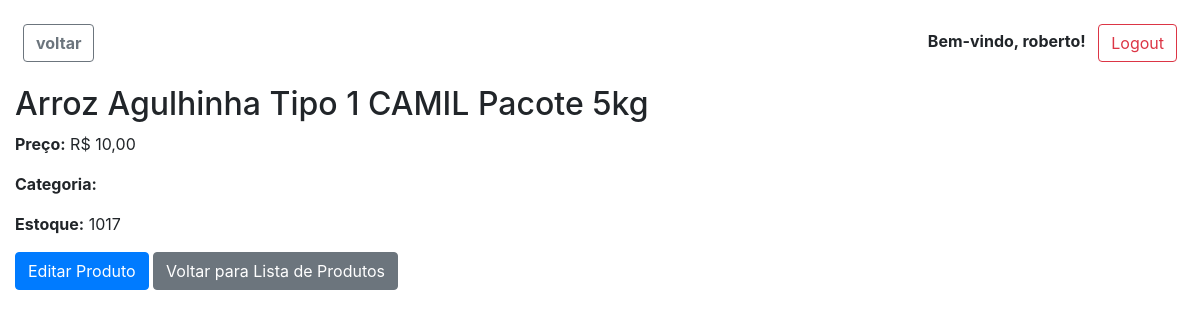
The app's page /pdvweb/produtos/2/ (signed in) with its own data.
### pdvweb/models.py (models this page shows, shortened)
class CustomUser(AbstractUser):
    nome = models.CharField(max_length=255, default=default_nome)
    telefone = models.CharField(max_length=20, blank=True, null=True)
    operador = models.OneToOneField(
        Operador, null=True, blank=True, on_delete=models.CASCADE)
    meus_operadores = models.ManyToManyField(
        Operador, related_name='meus_usuarios', blank=True)
    groups = models.ManyToManyField(
        Group,
        verbose_name='groups',
        blank=True,
        related_name='customuser_set',
        related_query_name='user',
    )
    user_permissions = models.ManyToManyField(
        Permission,
        verbose_name='user permissions',
        blank=True,
        related_name='customuser_set',
        related_query_name='user',
    )

class ProdutoBase(models.Model):
    codigo = models.CharField(max_length=10, unique=False, blank=True)
    nome = models.CharField(max_length=100, unique=True)
    descricao = models.TextField(blank=True, null=True)
    categoria = models.ForeignKey(
        Categoria, on_delete=models.SET_NULL, null=True, blank=True)
    class Meta:
        abstract = True

class ProdutoPorQuantidade(ProdutoBase):
    preco = models.DecimalField(
        max_digits=10, decimal_places=2, validators=[MinValueValidator(0)])
    estoque = models.PositiveIntegerField(default=0)
    data_criacao = models.DateTimeField(default=timezone.now)

### pdvweb/views.py (the view)
@login_required
def detalhar_produto(request, produto_codigo):
    produto_por_quantidade = ProdutoPorQuantidade.objects.filter(
        codigo=produto_codigo).first()
    produto_por_peso = ProdutoPorPeso.objects.filter(
        codigo=produto_codigo).first()
    if produto_por_quantidade:
        produto = produto_por_quantidade
    elif produto_por_peso:
        produto = produto_por_peso
    else:
        return HttpResponseNotFound("Produto não encontrado")
    context = {
        'produto': produto
    }
    return render(request, 'pdvweb/produto_detail.html', context)

### pdvweb/templates/pdvweb/produto_detail.html (shortened to what this page needs)
{% extends 'pdvweb/base.html' %}
{% block content %}
    <h2>{{ produto.nome }}</h2>
    {% if produto.preco %}
        <p><strong>Preço:</strong> R$ {{ produto.preco }}</p>
    {% elif produto.preco_por_kilo %}
        <p><strong>Preço:</strong> R$ {{ produto.preco_por_kilo }}</p>
    {% endif %}
    <p><strong>Categoria:</strong> {{ produto.categoria.nome }}</p>
    {% if produto.preco %}
        <p><strong>Estoque:</strong> {{ produto.estoque }}</p>
    {% elif produto.preco_por_kilo %}
        <p><strong>Estoque em quilos:</strong> {{ produto.estoque_em_kilos }}</p>
    {% endif %}
    <a href="{% url 'pdvweb:editar_produto' produto.codigo %}" class="btn btn-primary">Editar Produto</a>
    <a href="{% url 'pdvweb:listar_produtos' %}" class="btn btn-secondary">Voltar para Lista de Produtos</a>
{% endblock %}

### pdvweb/templates/pdvweb/base.html (shortened to what this page needs)
<!DOCTYPE html>
<html lang="en">
<head>
    <link rel="stylesheet" href="https://cdnjs.cloudflare.com/ajax/libs/font-awesome/5.15.4/css/all.min.css" />
    <link rel="stylesheet" href="https://maxcdn.bootstrapcdn.com/bootstrap/4.0.0/css/bootstrap.min.css">
</head>
<br>
<body class="d-flex flex-column vh-100">
    <div class="container-fluid flex-grow-1">
        <div class="row">
            <div class="col-md-12 mb-3">
                {% if user.is_authenticated %}
                <button id="voltar" class="btn btn-outline-secondary ml-2"
                    onclick="goBack()"><strong>voltar</strong></button>
                <div class="float-right mx-2">
                    <p class="d-inline-block"><strong>Bem-vindo, {{ user.username }}!</strong></p>
                    <a href="{% url 'pdvweb:logout_view' %}" class="btn btn-outline-danger ml-2">Logout</a>
                </div>
                {% else %}
                <a href="{% url 'pdvweb:login_operador' %}" class="btn btn-primary float-right">Login</a>
                {% endif %}
            </div>
        </div>
        {% block content %}{% endblock %}
    </div>
</body>
</html>

### records on screen
CustomUser: username "roberto"
ProdutoPorQuantidade: nome "Arroz Agulhinha Tipo 1 CAMIL Pacote 5kg", preco "10,00", estoque "1017"
